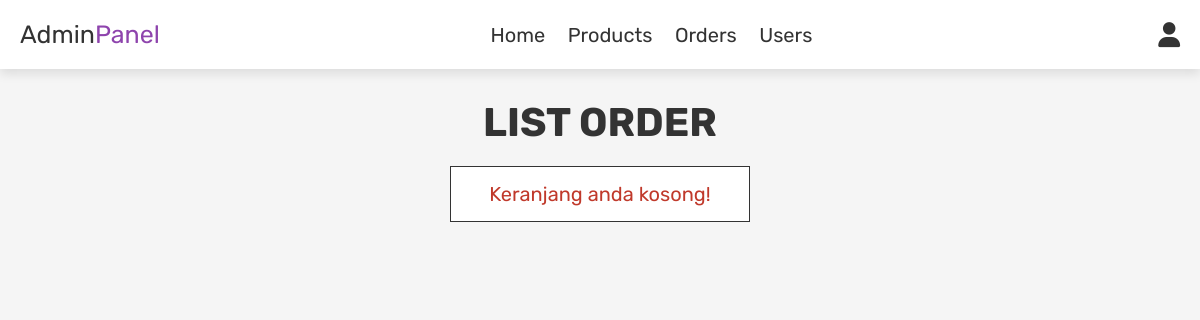
/admin_orders.php (signed in), run on an earlier commit of the app's database.
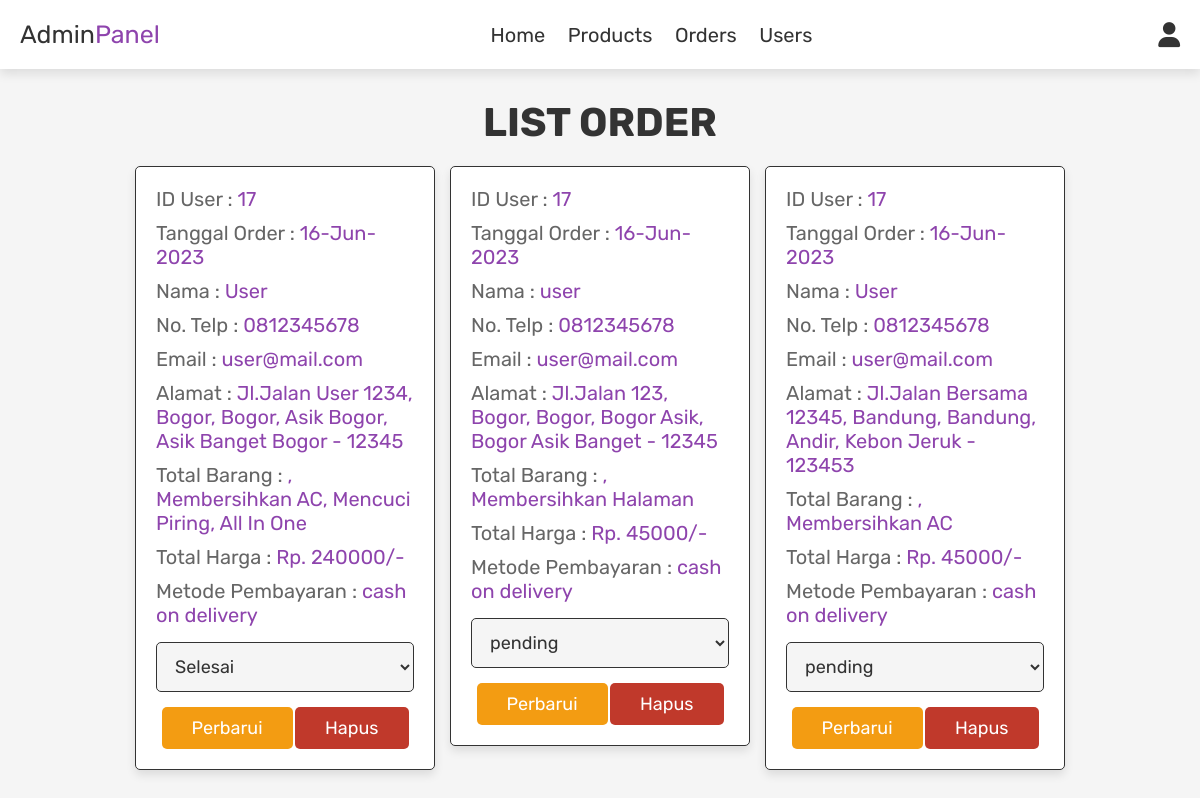
And on a later commit of the database.
### tables this page shows
CREATE TABLE `orders` (
  `id` int(100) NOT NULL,
  `user_id` int(100) NOT NULL,
  `name` varchar(100) NOT NULL,
  `number` varchar(12) NOT NULL,
  `email` varchar(100) NOT NULL,
  `method` varchar(50) NOT NULL,
  `address` varchar(500) NOT NULL,
  `total_products` varchar(1000) NOT NULL,
  `total_price` int(100) NOT NULL,
  `placed_on` varchar(50) NOT NULL,
  `payment_status` varchar(20) NOT NULL DEFAULT 'pending'
);

### admin_orders.php (the view, shortened to what this page needs)
<?php
include 'config.php';
?>
<!DOCTYPE html>
<html lang="en">
<head>
   <link rel="stylesheet" href="https://cdnjs.cloudflare.com/ajax/libs/font-awesome/6.0.0/css/all.min.css">
   <link rel="stylesheet" href="css/admin_style.css">
</head>
<body>
<?php include 'admin_header.php'; ?>
<section class="orders">
   <h1 class="title">LIST ORDER</h1>
   <div class="box-container">
      <?php
      $select_orders = mysqli_query($conn, "SELECT * FROM `orders`") or die('query failed');
      if(mysqli_num_rows($select_orders) > 0){
         while($fetch_orders = mysqli_fetch_assoc($select_orders)){
      ?>
      <div class="box">
         <p> ID User           : <span><?php echo $fetch_orders['user_id']; ?></span> </p>
         <p> Tanggal Order     : <span><?php echo $fetch_orders['placed_on']; ?></span> </p>
         <p> Nama              : <span><?php echo $fetch_orders['name']; ?></span> </p>
         <p> No. Telp          : <span><?php echo $fetch_orders['number']; ?></span> </p>
         <p> Email             : <span><?php echo $fetch_orders['email']; ?></span> </p>
         <p> Alamat            : <span><?php echo $fetch_orders['address']; ?></span> </p>
         <p> Total Barang      : <span><?php echo $fetch_orders['total_products']; ?></span> </p>
         <p> Total Harga       : <span>Rp. <?php echo $fetch_orders['total_price']; ?>/-</span> </p>
         <p> Metode Pembayaran : <span><?php echo $fetch_orders['method']; ?></span> </p>
         <form action="" method="post">
            <select name="update_payment">
               <option value="" selected disabled><?php echo $fetch_orders['payment_status']; ?></option>
            </select>
            <input type="submit" value="Perbarui" name="update_order" class="option-btn">
            <a href="admin_orders.php?delete=<?php echo $fetch_orders['id']; ?>" onclick="return confirm('Hapus pengguna ini?');" class="delete-btn">Hapus</a>
         </form>
      </div>
      <?php
         }
      }else{
         echo '<p class="empty">Keranjang anda kosong!</p>';
      }
      ?>
   </div>
</section>
</body>
</html>

What changed in the data, as far as the page shows it:
added orders: user "17", placed_on "16-Jun-2023", name "User", number "0812345678", email "user@mail.com", address "Jl.Jalan User 1234, Bogor, Bogor, Asik Bogor, Asik Banget Bogor - 12345", total_products ", Membersihkan AC, Mencuci Piring, All In One", total_price "240000", method "cash on delivery", update_payment "Selesai"
added orders: user "17", placed_on "16-Jun-2023", name "user", number "0812345678", email "user@mail.com", address "Jl.Jalan 123, Bogor, Bogor, Bogor Asik, Bogor Asik Banget - 12345", total_products ", Membersihkan Halaman", total_price "45000", method "cash on delivery", update_payment "pending"
added orders: user "17", placed_on "16-Jun-2023", name "User", number "0812345678", email "user@mail.com", address "Jl.Jalan Bersama 12345, Bandung, Bandung, Andir, Kebon Jeruk - 123453", total_products ", Membersihkan AC", total_price "45000", method "cash on delivery", update_payment "pending"
Also different on the page:
text no longer shown: "Keranjang anda kosong!"
